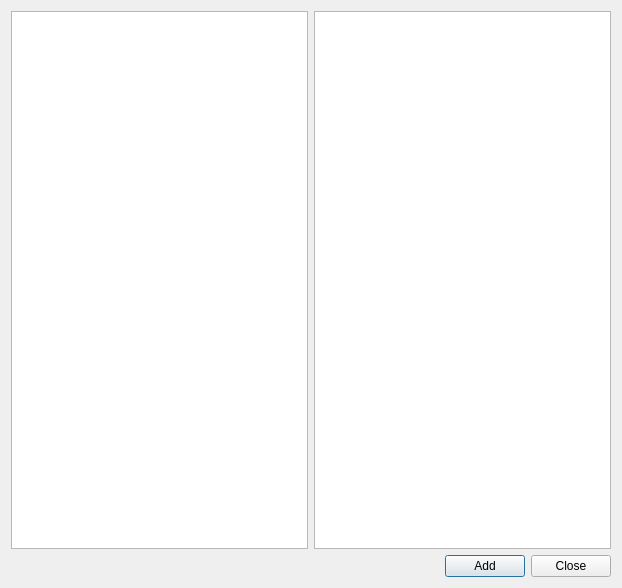
<?xml version="1.0" encoding="UTF-8"?>
<ui version="4.0">
 <class>Dialog</class>
 <widget class="QDialog" name="Dialog">
  <property name="geometry">
   <rect>
    <x>0</x>
    <y>0</y>
    <width>622</width>
    <height>588</height>
   </rect>
  </property>
  <property name="windowTitle">
   <string>Dialog</string>
  </property>
  <property name="styleSheet">
   <string notr="true">font: 12pt &quot;MS Shell Dlg 2&quot;;</string>
  </property>
  <layout class="QVBoxLayout" name="verticalLayout">
   <item>
    <layout class="QHBoxLayout" name="horizontalLayout">
     <item>
      <widget class="QTreeWidget" name="treeItems">
       <property name="editTriggers">
        <set>QAbstractItemView::NoEditTriggers</set>
       </property>
       <property name="showDropIndicator" stdset="0">
        <bool>false</bool>
       </property>
       <property name="selectionMode">
        <enum>QAbstractItemView::ExtendedSelection</enum>
       </property>
       <attribute name="headerVisible">
        <bool>false</bool>
       </attribute>
       <column>
        <property name="text">
         <string notr="true">1</string>
        </property>
       </column>
      </widget>
     </item>
     <item>
      <widget class="QPlainTextEdit" name="txtDescription">
       <property name="readOnly">
        <bool>true</bool>
       </property>
      </widget>
     </item>
    </layout>
   </item>
   <item>
    <layout class="QHBoxLayout" name="horizontalLayout_3">
     <item>
      <spacer name="horizontalSpacer">
       <property name="orientation">
        <enum>Qt::Horizontal</enum>
       </property>
       <property name="sizeHint" stdset="0">
        <size>
         <width>40</width>
         <height>20</height>
        </size>
       </property>
      </spacer>
     </item>
     <item>
      <widget class="QPushButton" name="btnAdd">
       <property name="text">
        <string>Add</string>
       </property>
      </widget>
     </item>
     <item>
      <widget class="QPushButton" name="btnClose">
       <property name="text">
        <string>Close</string>
       </property>
      </widget>
     </item>
    </layout>
   </item>
  </layout>
 </widget>
 <resources/>
 <connections>
  <connection>
   <sender>btnClose</sender>
   <signal>released()</signal>
   <receiver>Dialog</receiver>
   <slot>reject()</slot>
   <hints>
    <hint type="sourcelabel">
     <x>579</x>
     <y>560</y>
    </hint>
    <hint type="destinationlabel">
     <x>617</x>
     <y>584</y>
    </hint>
   </hints>
  </connection>
 </connections>
</ui>
